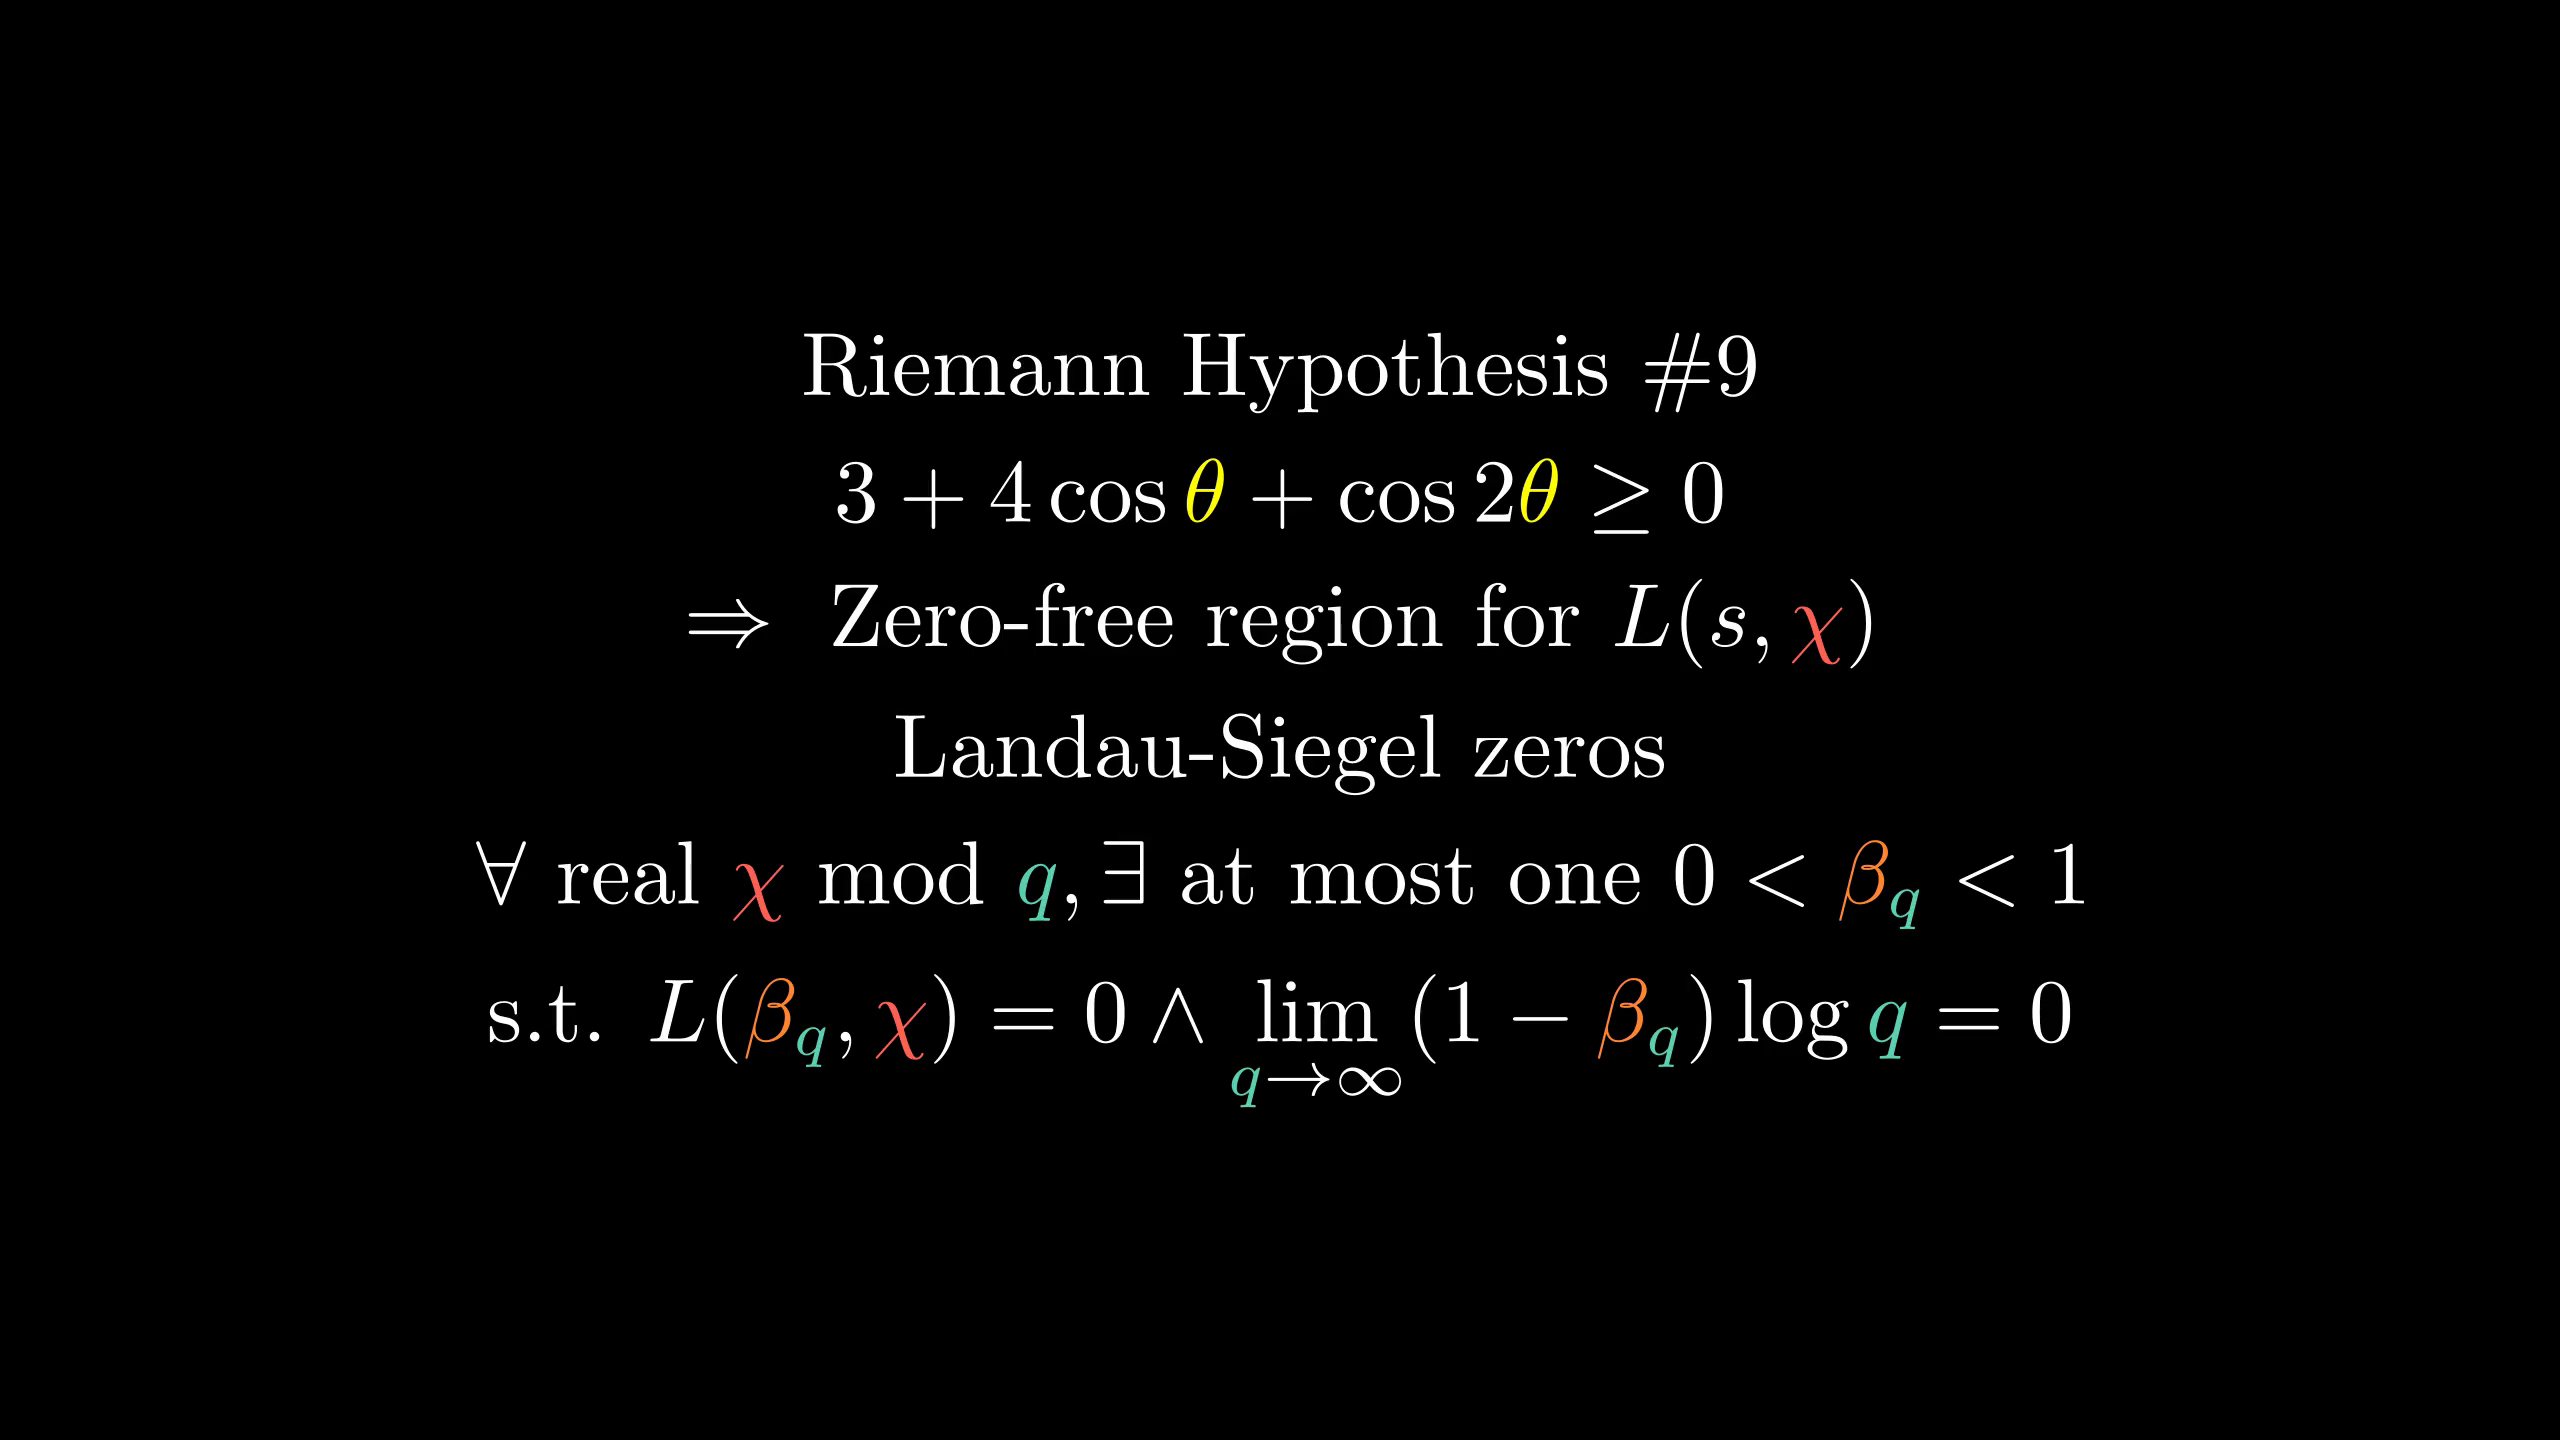

The script that drew this image:
from manimlib.imports import *

class FooScene(Scene):
    def construct(self):
        cs={"q":TEAL,r"\chi":RED,r"\beta":ORANGE}
        tit=TextMobject(r"Riemann Hypothesis \#9")
        fml=TexMobject(r"3+4\cos\theta+\cos2\theta\ge0",
                tex_to_color_map={r"\theta":YELLOW})
        fml1=TexMobject(r"\Rightarrow\text{ Zero-free region for }L(s,\chi)",tex_to_color_map=cs)
        tit2=TextMobject("Landau-Siegel zeros")
        fml2=TexMobject(r"\forall\text{ real }\chi\text{ mod }q,\exists\text{ at most one }0<\beta_q<1",tex_to_color_map=cs)
        fml3=TexMobject(r"\text{s.t. }L(\beta_q,\chi)=0\wedge" \
                r"\lim_{q\to\infty}(1-\beta_q)\log q=0",
                tex_to_color_map=cs)
        self.add(VGroup(tit,fml,fml1,tit2,fml2,fml3).arrange(DOWN))
        self.wait()
